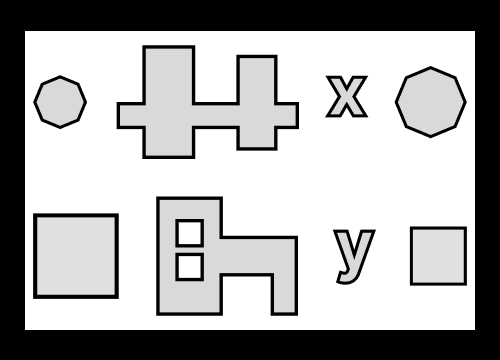
#> input picture Work-2/assets/img_test.png, 500 x 360 px
$ jupyter execute dilation_test.ipynb
#> lines starting #> are read from the running program, lines starting #| are printed output that depends on the picture
### Work-2/Math-Morphology/Dilation/dilation.py
import numpy as np

def dilation(image, kernel, iterations=1):
    """
    Aplica a operação de dilatação em uma imagem utilizando um kernel específico.

    Args:
        image: numpy.ndarray, a imagem de entrada em escala de cinza.
        kernel: numpy.ndarray, o kernel a ser aplicado na dilatação.
        iterations: int, o número de iterações da dilatação (padrão é 1).

    Returns:
        numpy.ndarray, a imagem após a dilatação.
    """
    # Obtém as dimensões da imagem e do kernel
    img_height, img_width = image.shape
    kernel_height, kernel_width = kernel.shape

    # Calcula o deslocamento para centralizar o kernel
    pad_height = kernel_height // 2
    pad_width = kernel_width // 2

    # Cria uma matriz para armazenar a imagem após a dilatação
    dilated_image = np.zeros_like(image)

    # Itera sobre o número de iterações especificado
    for _ in range(iterations):
        # Cria uma cópia da imagem original para armazenar a dilatação atual
        temp_image = np.copy(image)

        # Itera sobre cada pixel na imagem
        for i in range(pad_height, img_height - pad_height):
            for j in range(pad_width, img_width - pad_width):
                # Inicializa o valor máximo com um valor baixo
                max_val = 0

                # Itera sobre o kernel
                for m in range(kernel_height):
                    for n in range(kernel_width):
                        # Obtém as coordenadas do pixel no kernel
                        k_i = i + m - pad_height
                        k_j = j + n - pad_width

                        # Calcula o valor do pixel após a dilatação
                        if kernel[m, n] == 1:
                            pixel_val = image[k_i, k_j]
                            max_val = max(max_val, pixel_val)

                # Atribui o valor máximo à posição atual na imagem dilatada
                temp_image[i, j] = max_val

        # Atualiza a imagem original para a próxima iteração
        image = np.copy(temp_image)

    # Retorna a imagem após a dilatação
    return image

### Work-2/Math-Morphology/Dilation/dilation_test.ipynb
[cell 1]
from dilation import dilation

import numpy as np
import matplotlib.pyplot as plt
import cv2

[cell 2]
def structure_element (size, type):
    if type == 1:
        # square
        kernel = np.ones(size, np.uint8)
        return kernel
    if type == 2:
        # star
        kernel = np.ones(size, np.uint8)
        center = np.uint8((size[0]/2))
        for k in range(0,size[0]):
            kernel[center,k] = 0
            kernel[k,center] = 0
        return kernel
    if type == 3:
        # something 01
        kernel = np.ones(size, np.uint8)
        center = np.uint8((size[0]/2))
        kernel[:,0] = 0
        kernel[center,1] = 0
        return kernel

[cell 3]
img = cv2.imread('../../assets/img_test.png', cv2.IMREAD_COLOR)
#> img is the input picture: shape (360, 500, 3); min 0, max 255, mean 170.6
img_gray = cv2.cvtColor(img, cv2.COLOR_BGR2GRAY)

[cell 4]
plt.figure(1)
plt.imshow(img_gray, "gray")
plt.title("Original Image")
plt.show()

[cell 5]
size = np.array([3, 3])
square = structure_element(size, 1)

img_dilation = dilation(img_gray, square, iterations=3)
#> the loop in dilation, `for _ in range(iterations):` made 3 passes
#> pass 1, in dilation, `image = np.copy(temp_image)`:
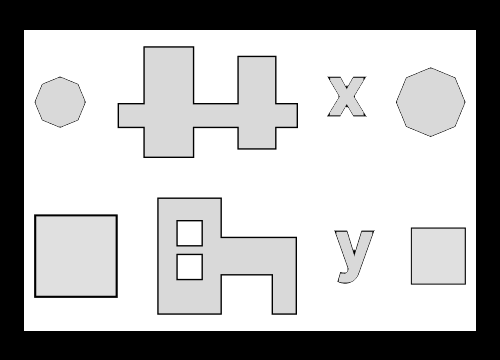
#> image: shape (360, 500); min 0, max 255, mean 180.6
#> pass 2, in dilation, `image = np.copy(temp_image)`:
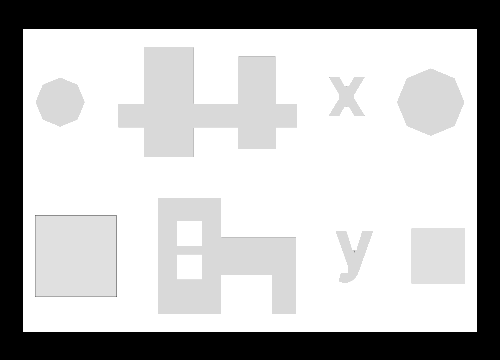
#> image: shape (360, 500); min 0, max 255, mean 187.2
#> pass 3, in dilation, `image = np.copy(temp_image)`:
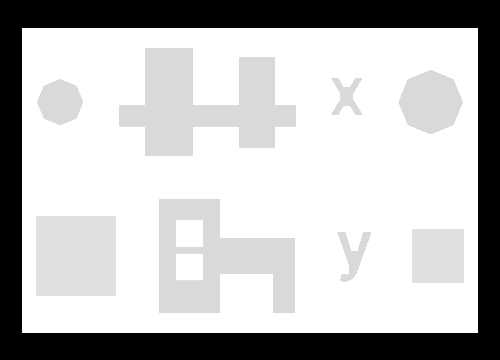
#> image: shape (360, 500); min 0, max 255, mean 190.1

img_dilation_cv = cv2.dilate(img_gray, square, iterations=3)

[cell 6]
plt.figure(figsize=(12, 9))

plt.subplot(221)
plt.imshow(img_gray, 'gray')
plt.axis("off")
plt.title("Imagem original")

plt.subplot(222)
plt.imshow(img_dilation, 'gray')
plt.axis("off")
plt.title("Imagem erodida com função a mão")

plt.subplot(223)
plt.imshow(img_dilation_cv, 'gray')
plt.axis("off")
plt.title("Imagem erodida com OpenCV")

plt.subplot(224)
plt.imshow(square, 'gray', interpolation='nearest')
plt.axis("off")
plt.grid()
plt.title("El. Estruturante")

plt.tight_layout()
plt.show()
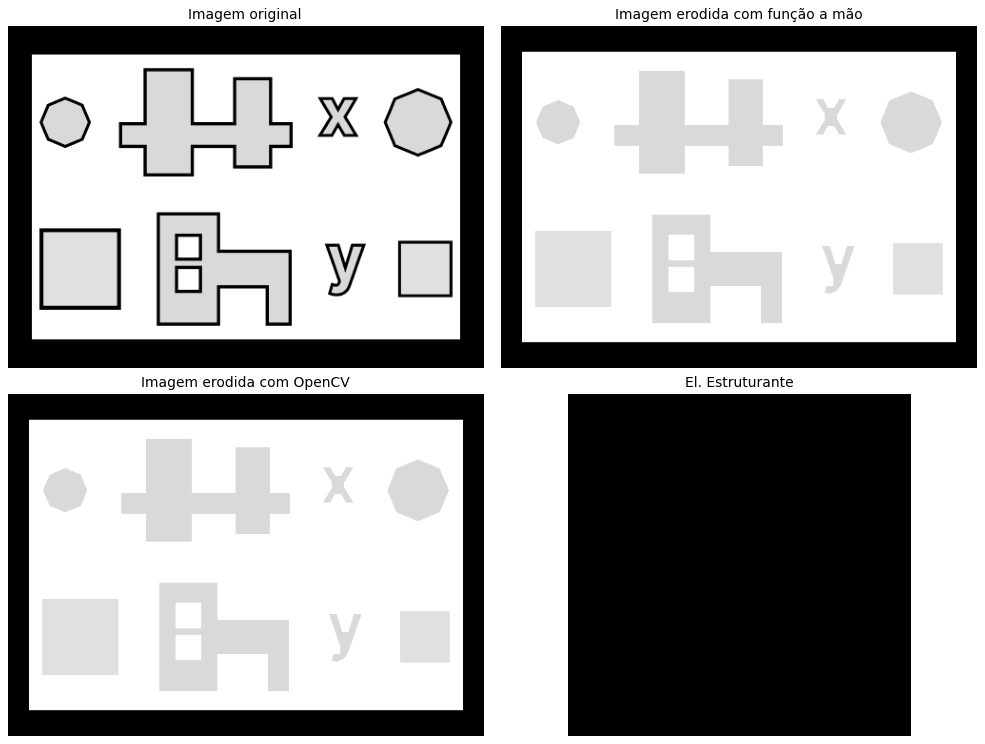
#> figure drawn by matplotlib, 4 panels
